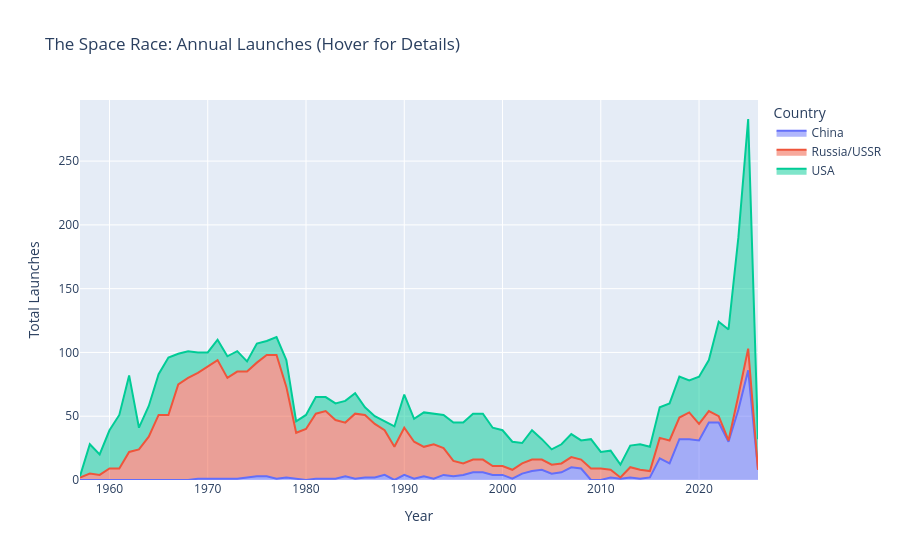

The notebook cell saved with this chart:
### Code cell
# 1. Prepare the data (Reset index so 'Year' is a column for Plotly)
plot_data = pivot_df.reset_index().melt(id_vars='date', var_name='Country', value_name='Launches')

# 2. Create the interactive Area Chart
fig = px.area(plot_data, 
              x="date", 
              y="Launches", 
              color="Country",
              title="The Space Race: Annual Launches (Hover for Details)",
              labels={"Launches": "Number of Launches", "date": "Year"})

# 3. Improve the hover experience
fig.update_layout(
    hovermode="x unified",  # Shows all countries in one box when hovering
    xaxis_title="Year",
    yaxis_title="Total Launches",
    legend_title="Country"
)

fig.show()

### Figure 1 — Plotly figure (JSON) as saved in the notebook; plotly's stock layout.template omitted (floating-point values rounded to 4 significant figures)
{"data": [{"fillpattern": {"shape": ""}, "hovertemplate": "Country=China<br>Year=%{x}<br>Number of Launches=%{y}<extra></extra>", "legendgroup": "China", "line": {"color": "#636efa"}, "marker": {"symbol": "circle"}, "mode": "lines", "name": "China", "orientation": "v", "showlegend": true, "stackgroup": "1", "type": "scatter", "x": [1957, 1958, 1959, 1960, 1961, 1962, 1963, 1964, 1965, 1966, 1967, 1968, 1969, 1970, 1971, 1972, 1973, 1974, 1975, 1976, 1977, 1978, 1979, 1980, 1981, 1982, 1983, 1984, 1985, 1986, 1987, 1988, 1989, 1990, 1991, 1992, 1993, 1994, 1995, 1996, 1997, 1998, 1999, 2000, 2001, 2002, 2003, 2004, 2005, 2006, 2007, 2008, 2009, 2010, 2011, 2012, 2013, 2014, 2015, 2016, 2017, 2018, 2019, 2020, 2021, 2022, 2023, 2024, 2025, 2026], "xaxis": "x", "y": [0, 0, 0, 0, 0, 0, 0, 0, 0, 0, 0, 0, 1, 1, 1, 1, 1, 2, 3, 3, 1, 2, 1, 0, 1, 1, 1, 3, 1, 2, 2, 4, 0, 4, 1, 3, 1, 4, 3, 4, 6, 6, 4, 4, 1, 5, 7, 8, 5, 6, 10, 9, 0, 0, 2, 1, 2, 1, 2, 17, 13, 32, 32, 31, 45, 45, 30, 55, 86, 8], "yaxis": "y"}, {"fillpattern": {"shape": ""}, "hovertemplate": "Country=Russia/USSR<br>Year=%{x}<br>Number of Launches=%{y}<extra></extra>", "legendgroup": "Russia/USSR", "line": {"color": "#EF553B"}, "marker": {"symbol": "circle"}, "mode": "lines", "name": "Russia/USSR", "orientation": "v", "showlegend": true, "stackgroup": "1", "type": "scatter", "x": [1957, 1958, 1959, 1960, 1961, 1962, 1963, 1964, 1965, 1966, 1967, 1968, 1969, 1970, 1971, 1972, 1973, 1974, 1975, 1976, 1977, 1978, 1979, 1980, 1981, 1982, 1983, 1984, 1985, 1986, 1987, 1988, 1989, 1990, 1991, 1992, 1993, 1994, 1995, 1996, 1997, 1998, 1999, 2000, 2001, 2002, 2003, 2004, 2005, 2006, 2007, 2008, 2009, 2010, 2011, 2012, 2013, 2014, 2015, 2016, 2017, 2018, 2019, 2020, 2021, 2022, 2023, 2024, 2025, 2026], "xaxis": "x", "y": [2, 5, 4, 9, 9, 22, 24, 34, 51, 51, 75, 80, 83, 88, 93, 79, 84, 83, 89, 95, 97, 71, 36, 40, 51, 53, 46, 42, 51, 49, 42, 35, 26, 37, 29, 23, 27, 21, 12, 9, 10, 10, 7, 7, 7, 8, 9, 8, 7, 7, 8, 7, 9, 9, 6, 1, 8, 7, 5, 16, 18, 17, 21, 13, 9, 5, 1, 11, 17, 0], "yaxis": "y"}, {"fillpattern": {"shape": ""}, "hovertemplate": "Country=USA<br>Year=%{x}<br>Number of Launches=%{y}<extra></extra>", "legendgroup": "USA", "line": {"color": "#00cc96"}, "marker": {"symbol": "circle"}, "mode": "lines", "name": "USA", "orientation": "v", "showlegend": true, "stackgroup": "1", "type": "scatter", "x": [1957, 1958, 1959, 1960, 1961, 1962, 1963, 1964, 1965, 1966, 1967, 1968, 1969, 1970, 1971, 1972, 1973, 1974, 1975, 1976, 1977, 1978, 1979, 1980, 1981, 1982, 1983, 1984, 1985, 1986, 1987, 1988, 1989, 1990, 1991, 1992, 1993, 1994, 1995, 1996, 1997, 1998, 1999, 2000, 2001, 2002, 2003, 2004, 2005, 2006, 2007, 2008, 2009, 2010, 2011, 2012, 2013, 2014, 2015, 2016, 2017, 2018, 2019, 2020, 2021, 2022, 2023, 2024, 2025, 2026], "xaxis": "x", "y": [1, 23, 16, 30, 42, 60, 17, 24, 32, 45, 24, 21, 16, 11, 16, 17, 16, 8, 15, 11, 14, 21, 9, 11, 13, 11, 13, 17, 16, 6, 6, 7, 16, 26, 18, 27, 24, 26, 30, 32, 36, 36, 30, 28, 22, 16, 23, 16, 12, 15, 18, 15, 23, 13, 15, 10, 17, 20, 19, 24, 29, 32, 25, 37, 40, 74, 87, 124, 180, 24], "yaxis": "y"}], "layout": {"hovermode": "x unified", "legend": {"title": {"text": "Country"}, "tracegroupgap": 0}, "title": {"text": "The Space Race: Annual Launches (Hover for Details)"}, "xaxis": {"anchor": "y", "domain": [0, 1], "title": {"text": "Year"}}, "yaxis": {"anchor": "x", "domain": [0, 1], "title": {"text": "Total Launches"}}}}
